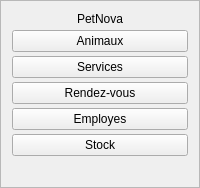
     <widget class="QFrame" name="sidebarFrame">
      <property name="maximumWidth">
       <number>230</number>
      </property>
      <property name="minimumWidth">
       <number>210</number>
      </property>
      <property name="frameShape">
       <enum>QFrame::StyledPanel</enum>
      </property>
      <layout class="QVBoxLayout" name="sidebarLayout">
       <property name="spacing">
        <number>4</number>
       </property>
       <item>
        <widget class="QLabel" name="labelLogo">
         <property name="text">
          <string>PetNova</string>
         </property>
         <property name="alignment">
          <set>Qt::AlignCenter</set>
         </property>
        </widget>
       </item>
       <item>
        <widget class="QPushButton" name="btnAnimaux">
         <property name="text">
          <string>Animaux</string>
         </property>
         <property name="checkable">
          <bool>true</bool>
         </property>
         <property name="minimumHeight">
          <number>46</number>
         </property>
         <property name="cursor">
          <cursorShape>PointingHandCursor</cursorShape>
         </property>
        </widget>
       </item>
       <item>
        <widget class="QPushButton" name="btnServices">
         <property name="text">
          <string>Services</string>
         </property>
         <property name="checkable">
          <bool>true</bool>
         </property>
         <property name="minimumHeight">
          <number>46</number>
         </property>
         <property name="cursor">
          <cursorShape>PointingHandCursor</cursorShape>
         </property>
        </widget>
       </item>
       <item>
        <widget class="QPushButton" name="btnRdv">
         <property name="text">
          <string>Rendez-vous</string>
         </property>
         <property name="checkable">
          <bool>true</bool>
         </property>
         <property name="minimumHeight">
          <number>46</number>
         </property>
         <property name="cursor">
          <cursorShape>PointingHandCursor</cursorShape>
         </property>
        </widget>
       </item>
       <item>
        <widget class="QPushButton" name="btnEmployes">
         <property name="text">
          <string>Employes</string>
         </property>
         <property name="checkable">
          <bool>true</bool>
         </property>
         <property name="minimumHeight">
          <number>46</number>
         </property>
         <property name="cursor">
          <cursorShape>PointingHandCursor</cursorShape>
         </property>
        </widget>
       </item>
       <item>
        <widget class="QPushButton" name="btnStock">
         <property name="text">
          <string>Stock</string>
         </property>
         <property name="checkable">
          <bool>true</bool>
         </property>
         <property name="minimumHeight">
          <number>46</number>
         </property>
         <property name="cursor">
          <cursorShape>PointingHandCursor</cursorShape>
         </property>
        </widget>
       </item>
       <item>
        <spacer name="sidebarSpacer">
         <property name="orientation">
          <enum>Qt::Vertical</enum>
         </property>
         <property name="sizeHint" stdset="0">
          <size>
           <width>40</width>
           <height>20</height>
          </size>
         </property>
        </spacer>
       </item>
      </layout>
     </widget>
